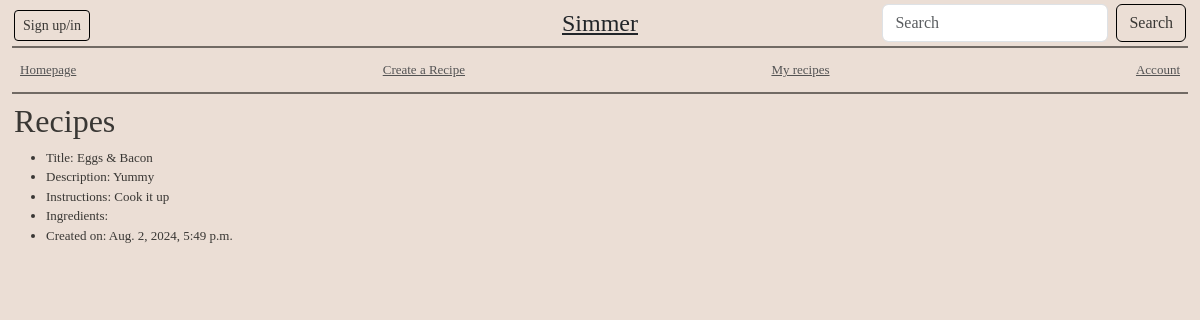
/1/view/, run on the app's committed database.
### recipes/models.py (models this page shows, shortened)
class Recipe(models.Model):
    title = models.CharField(max_length=200)
    description = models.TextField()
    instructions = models.TextField()
    creation_date = models.DateTimeField(auto_now_add=True)

### recipes/views.py (the view)
# urls.py: path("<int:recipe_id>/view/", views.view_recipe, name="view"),
def view_recipe(request, recipe_id):
    try:
        recipe = Recipe.objects.get(id=recipe_id)
    except Recipe.DoesNotExist:
        raise Http404("This recipe does not exist")
    ingredients = recipe.recipe_ingredient_set.all()
    context = {
        "recipe": recipe,
        "ingredients": ingredients,
        }
    return render(request, "recipes/view.html", context)

### recipes/templates/recipes/view.html (shortened to what this page needs)
{% extends "base.html" %}
{% block content %}
    <h2>Recipes</h2>
    <ul>
        <li>Title: {{ recipe.title }}</li>
        <li>Description: {{ recipe.description }}</li>
        <li>Instructions: {{ recipe.instructions }}</li>
        <li>Ingredients: </li>
        <li>Created on:  {{ recipe.creation_date }}</li>
    </ul>
{% endblock %}

### static/css/styles.css (style rules this page uses)
body { font-family: "Playfair Display", Georgia, "Times New Roman", serif; background-color: #ebded5; font-size: small; color: #393734; }

### data on the page
Recipe: title "Eggs & Bacon", description "Yummy", instructions "Cook it up", creation_date "Aug. 2, 2024, 5:49 p.m."
